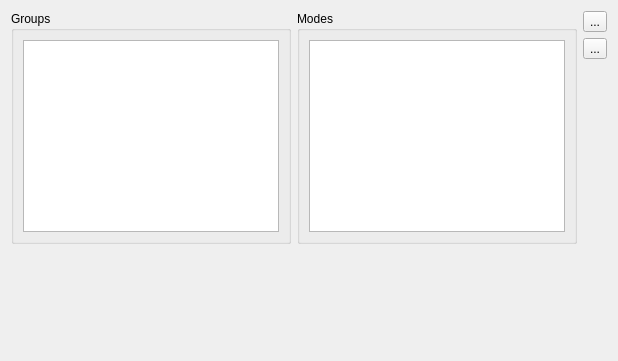
              <widget class="QWidget" name="tab_6">
               <attribute name="title">
                <string>Group Modes</string>
               </attribute>
               <layout class="QVBoxLayout" name="verticalLayout_9">
                <item>
                 <layout class="QHBoxLayout" name="horizontalLayout_12">
                  <item>
                   <widget class="QGroupBox" name="groupBox">
                    <property name="title">
                     <string>Groups</string>
                    </property>
                    <property name="flat">
                     <bool>true</bool>
                    </property>
                    <layout class="QHBoxLayout" name="horizontalLayout_9">
                     <item>
                      <widget class="ApplicationsSettingsList" name="groupsSelectonList"/>
                     </item>
                    </layout>
                   </widget>
                  </item>
                  <item>
                   <widget class="QGroupBox" name="groupBox_2">
                    <property name="title">
                     <string>Modes</string>
                    </property>
                    <property name="flat">
                     <bool>true</bool>
                    </property>
                    <layout class="QHBoxLayout" name="horizontalLayout_10">
                     <item>
                      <widget class="ApplicationsSettingsList" name="modesList"/>
                     </item>
                    </layout>
                   </widget>
                  </item>
                  <item>
                   <layout class="QVBoxLayout" name="verticalLayout_3">
                    <item>
                     <widget class="QToolButton" name="toolButton_3">
                      <property name="text">
                       <string>...</string>
                      </property>
                      <property name="icon">
                       <iconset resource="images.qrc">
                        <normaloff>:/images/list-add.png</normaloff>:/images/list-add.png</iconset>
                      </property>
                     </widget>
                    </item>
                    <item>
                     <widget class="QToolButton" name="toolButton_4">
                      <property name="text">
                       <string>...</string>
                      </property>
                      <property name="icon">
                       <iconset resource="images.qrc">
                        <normaloff>:/images/list-remove.png</normaloff>:/images/list-remove.png</iconset>
                      </property>
                     </widget>
                    </item>
                    <item>
                     <spacer name="verticalSpacer">
                      <property name="orientation">
                       <enum>Qt::Vertical</enum>
                      </property>
                      <property name="sizeHint" stdset="0">
                       <size>
                        <width>20</width>
                        <height>40</height>
                       </size>
                      </property>
                     </spacer>
                    </item>
                   </layout>
                  </item>
                 </layout>
                </item>
                <item>
                 <widget class="ApplicationSettingsBox" name="modesSettingsBox" native="true">
                  <property name="minimumSize">
                   <size>
                    <width>0</width>
                    <height>100</height>
                   </size>
                  </property>
                 </widget>
                </item>
               </layout>
              </widget>
